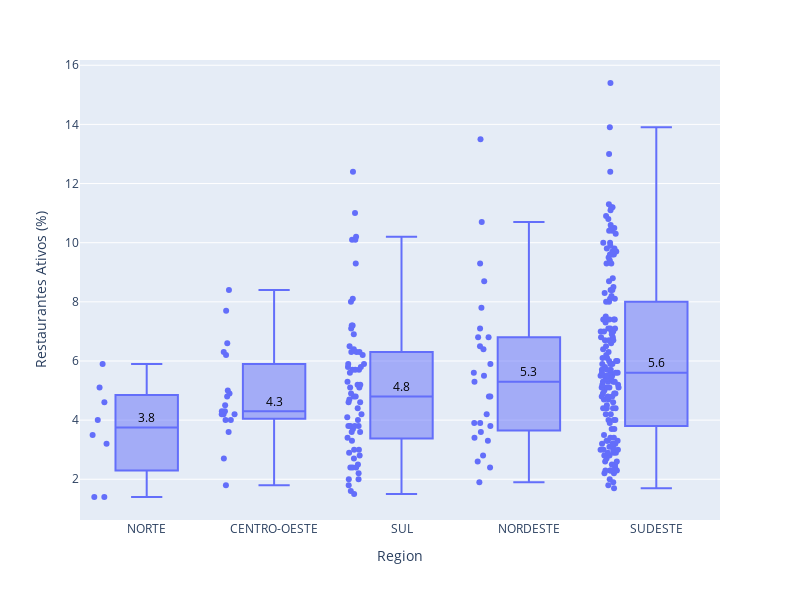
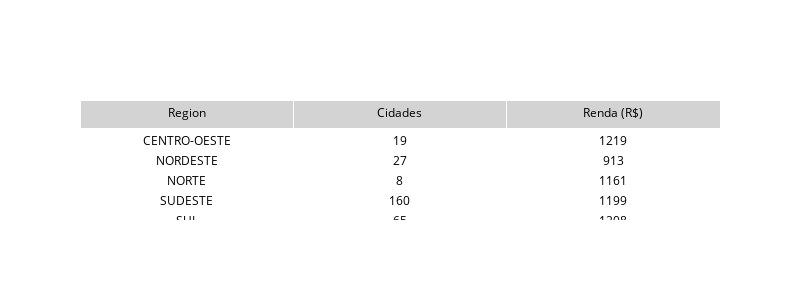

Notebook code cell kept with these figures, in order:
### Code cell
mf.boxplot_table_plotly(df=df_median, cluster=0)

### Figure 1 — Plotly figure (JSON) as saved in the notebook; plotly's stock layout.template omitted (floating-point values rounded to 4 significant figures; data arrays with more than 128 entries replaced by an {"elided": "..."} marker saying what was removed)
{"data": [{"alignmentgroup": "True", "boxpoints": "all", "customdata": {"elided": "279x3 mixed values"}, "hovertemplate": "Region=%{x}<br>Restaurantes Ativos (%)=%{y}<br>chs=%{customdata[0]}<br>uf=%{customdata[1]}<br>cidade=%{customdata[2]}<extra></extra>", "legendgroup": "", "marker": {"color": "#636efa"}, "name": "", "notched": false, "offsetgroup": "", "orientation": "v", "showlegend": false, "type": "box", "x": {"elided": "279 str values"}, "x0": " ", "xaxis": "x", "y": {"elided": "279 float values"}, "y0": " ", "yaxis": "y"}], "layout": {"annotations": [{"align": "center", "font": {"color": "black", "size": 12}, "showarrow": false, "text": "3.8", "x": "NORTE", "y": 3.75, "yshift": 10}, {"align": "center", "font": {"color": "black", "size": 12}, "showarrow": false, "text": "4.3", "x": "CENTRO-OESTE", "y": 4.3, "yshift": 10}, {"align": "center", "font": {"color": "black", "size": 12}, "showarrow": false, "text": "4.8", "x": "SUL", "y": 4.8, "yshift": 10}, {"align": "center", "font": {"color": "black", "size": 12}, "showarrow": false, "text": "5.3", "x": "NORDESTE", "y": 5.3, "yshift": 10}, {"align": "center", "font": {"color": "black", "size": 12}, "showarrow": false, "text": "5.6", "x": "SUDESTE", "y": 5.6, "yshift": 10}], "boxmode": "group", "height": 600, "legend": {"tracegroupgap": 0}, "margin": {"t": 60}, "width": 800, "xaxis": {"anchor": "y", "categoryarray": ["NORTE", "CENTRO-OESTE", "SUL", "NORDESTE", "SUDESTE"], "categoryorder": "array", "domain": [0, 1], "title": {"text": "Region"}}, "yaxis": {"anchor": "x", "domain": [0, 1], "title": {"text": "Restaurantes Ativos (%)"}}}}

### Figure 2 — Plotly figure (JSON) as saved in the notebook; plotly's stock layout.template omitted (floating-point values rounded to 4 significant figures)
{"data": [{"cells": {"align": "center", "fill": {"color": "white"}, "font": {"color": "black", "size": 12}, "values": [["CENTRO-OESTE", "NORDESTE", "NORTE", "SUDESTE", "SUL"], [19, 27, 8, 160, 65], [1219, 913, 1161, 1199, 1208]]}, "header": {"align": "center", "fill": {"color": "lightgray"}, "font": {"color": "black", "size": 12}, "values": ["Region", "Cidades", "Renda (R$)"]}, "type": "table"}], "layout": {"height": 300, "width": 800}}
